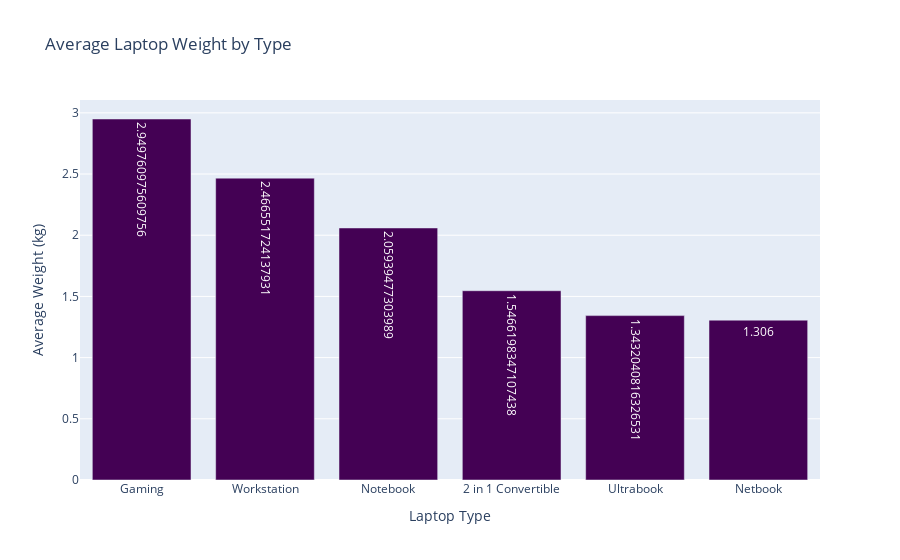

Source (notebook cell):
### Code cell
df['Weight'] = df['Weight'].str.replace('kg', '').astype(float)
weight_to_type = df.groupby('TypeName')['Weight'].mean().sort_values(ascending=False).reset_index()
fig3 = px.bar(weight_to_type, 
             x='TypeName', 
             y='Weight', 
             title='Average Laptop Weight by Type', 
             labels={'TypeName': 'Laptop Type', 'Weight': 'Average Weight (kg)'}, 
             text='Weight',color_discrete_sequence=px.colors.sequential.Viridis)
fig3.show()

### Figure 1 — Plotly figure (JSON) as saved in the notebook; plotly's stock layout.template omitted (floating-point values rounded to 4 significant figures)
{"data": [{"alignmentgroup": "True", "hovertemplate": "Laptop Type=%{x}<br>Average Weight (kg)=%{text}<extra></extra>", "legendgroup": "", "marker": {"color": "#440154", "pattern": {"shape": ""}}, "name": "", "offsetgroup": "", "orientation": "v", "showlegend": false, "text": [2.95, 2.467, 2.059, 1.547, 1.343, 1.306], "textposition": "auto", "type": "bar", "x": ["Gaming", "Workstation", "Notebook", "2 in 1 Convertible", "Ultrabook", "Netbook"], "xaxis": "x", "y": [2.95, 2.467, 2.059, 1.547, 1.343, 1.306], "yaxis": "y"}], "layout": {"autosize": true, "barmode": "relative", "legend": {"tracegroupgap": 0}, "title": {"text": "Average Laptop Weight by Type"}, "xaxis": {"anchor": "y", "autorange": true, "domain": [0, 1], "range": [-0.5, 5.5], "title": {"text": "Laptop Type"}, "type": "category"}, "yaxis": {"anchor": "x", "autorange": true, "domain": [0, 1], "range": [0, 3.105], "title": {"text": "Average Weight (kg)"}, "type": "linear"}}}
